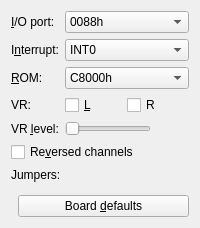
     <widget class="QWidget" name="sndSpbTab">
      <attribute name="title">
       <string>SPB</string>
      </attribute>
      <layout class="QVBoxLayout" name="sndSpbTabLayout">
       <item>
        <layout class="QFormLayout" name="sndSpbTabForm">
         <item row="0" column="0">
          <widget class="QLabel" name="SPBIOLabel">
           <property name="text">
            <string>&amp;I/O port:</string>
           </property>
           <property name="buddy">
            <cstring>SPBIO</cstring>
           </property>
          </widget>
         </item>
         <item row="0" column="1">
          <widget class="QComboBox" name="SPBIO">
           <item>
            <property name="text">
             <string>0088h</string>
            </property>
           </item>
           <item>
            <property name="text">
             <string>0188h</string>
            </property>
           </item>
          </widget>
         </item>
         <item row="1" column="0">
          <widget class="QLabel" name="SPBINTLabel">
           <property name="text">
            <string>I&amp;nterrupt:</string>
           </property>
           <property name="buddy">
            <cstring>SPBINT</cstring>
           </property>
          </widget>
         </item>
         <item row="1" column="1">
          <widget class="QComboBox" name="SPBINT">
           <item>
            <property name="text">
             <string>INT0</string>
            </property>
           </item>
           <item>
            <property name="text">
             <string>INT41</string>
            </property>
           </item>
           <item>
            <property name="text">
             <string>INT5</string>
            </property>
           </item>
           <item>
            <property name="text">
             <string>INT6</string>
            </property>
           </item>
          </widget>
         </item>
         <item row="2" column="0">
          <widget class="QLabel" name="SPBROMLabel">
           <property name="text">
            <string>&amp;ROM:</string>
           </property>
           <property name="buddy">
            <cstring>SPBROM</cstring>
           </property>
          </widget>
         </item>
         <item row="2" column="1">
          <widget class="QComboBox" name="SPBROM">
           <item>
            <property name="text">
             <string>C8000h</string>
            </property>
           </item>
           <item>
            <property name="text">
             <string>CC000h</string>
            </property>
           </item>
           <item>
            <property name="text">
             <string>D0000h</string>
            </property>
           </item>
           <item>
            <property name="text">
             <string>D4000h</string>
            </property>
           </item>
           <item>
            <property name="text">
             <string>Not connected</string>
            </property>
           </item>
          </widget>
         </item>
         <item row="3" column="0">
          <widget class="QLabel" name="spbVrLabel">
           <property name="text">
            <string>VR:</string>
           </property>
          </widget>
         </item>
         <item row="3" column="1">
          <layout class="QHBoxLayout" name="spbVrRow">
           <item>
            <widget class="QCheckBox" name="SPBVRL">
             <property name="text">
              <string>&amp;L</string>
             </property>
            </widget>
           </item>
           <item>
            <widget class="QCheckBox" name="SPBVRR">
             <property name="text">
              <string>R</string>
             </property>
            </widget>
           </item>
           <item>
            <spacer name="spbVrSpacer">
             <property name="orientation">
              <enum>Qt::Horizontal</enum>
             </property>
            </spacer>
           </item>
          </layout>
         </item>
         <item row="4" column="0">
          <widget class="QLabel" name="SPBVRLEVELLabel">
           <property name="text">
            <string>VR &amp;level:</string>
           </property>
           <property name="buddy">
            <cstring>SPBVRLEVEL</cstring>
           </property>
          </widget>
         </item>
         <item row="4" column="1">
          <layout class="QHBoxLayout" name="SPBVRLEVELRow">
           <item>
            <widget class="QSlider" name="SPBVRLEVEL">
             <property name="minimum">
              <number>0</number>
             </property>
             <property name="maximum">
              <number>24</number>
             </property>
             <property name="orientation">
              <enum>Qt::Horizontal</enum>
             </property>
            </widget>
           </item>
           <item>
            <widget class="QLabel" name="SPBVRLEVELValue">
             <property name="minimumSize">
              <size>
               <width>32</width>
               <height>0</height>
              </size>
             </property>
             <property name="alignment">
              <set>Qt::AlignRight|Qt::AlignVCenter</set>
             </property>
            </widget>
           </item>
          </layout>
         </item>
         <item row="5" column="0" colspan="2">
          <widget class="QCheckBox" name="SPBREVERSE">
           <property name="text">
            <string>Re&amp;versed channels</string>
           </property>
          </widget>
         </item>
        </layout>
       </item>
       <item>
        <layout class="QHBoxLayout" name="sndSpbTabDipRow">
         <item>
          <widget class="QLabel" name="sndSpbJumperLabel">
           <property name="text">
            <string>Jumpers:</string>
           </property>
          </widget>
         </item>
         <item>
          <widget class="DipSwView" name="sndSpbJumper"/>
         </item>
         <item>
          <spacer name="sndSpbJumperSpacer">
           <property name="orientation">
            <enum>Qt::Horizontal</enum>
           </property>
          </spacer>
         </item>
        </layout>
       </item>
       <item>
        <spacer name="sndSpbTabSpacer">
         <property name="orientation">
          <enum>Qt::Vertical</enum>
         </property>
        </spacer>
       </item>
       <item>
        <layout class="QHBoxLayout" name="sndSpbTabButtons">
         <item>
          <spacer name="sndSpbTabButtonSpacer">
           <property name="orientation">
            <enum>Qt::Horizontal</enum>
           </property>
          </spacer>
         </item>
         <item>
          <widget class="QPushButton" name="sndSpbTabDefaults">
           <property name="text">
            <string>Board &amp;defaults</string>
           </property>
          </widget>
         </item>
        </layout>
       </item>
      </layout>
     </widget>
